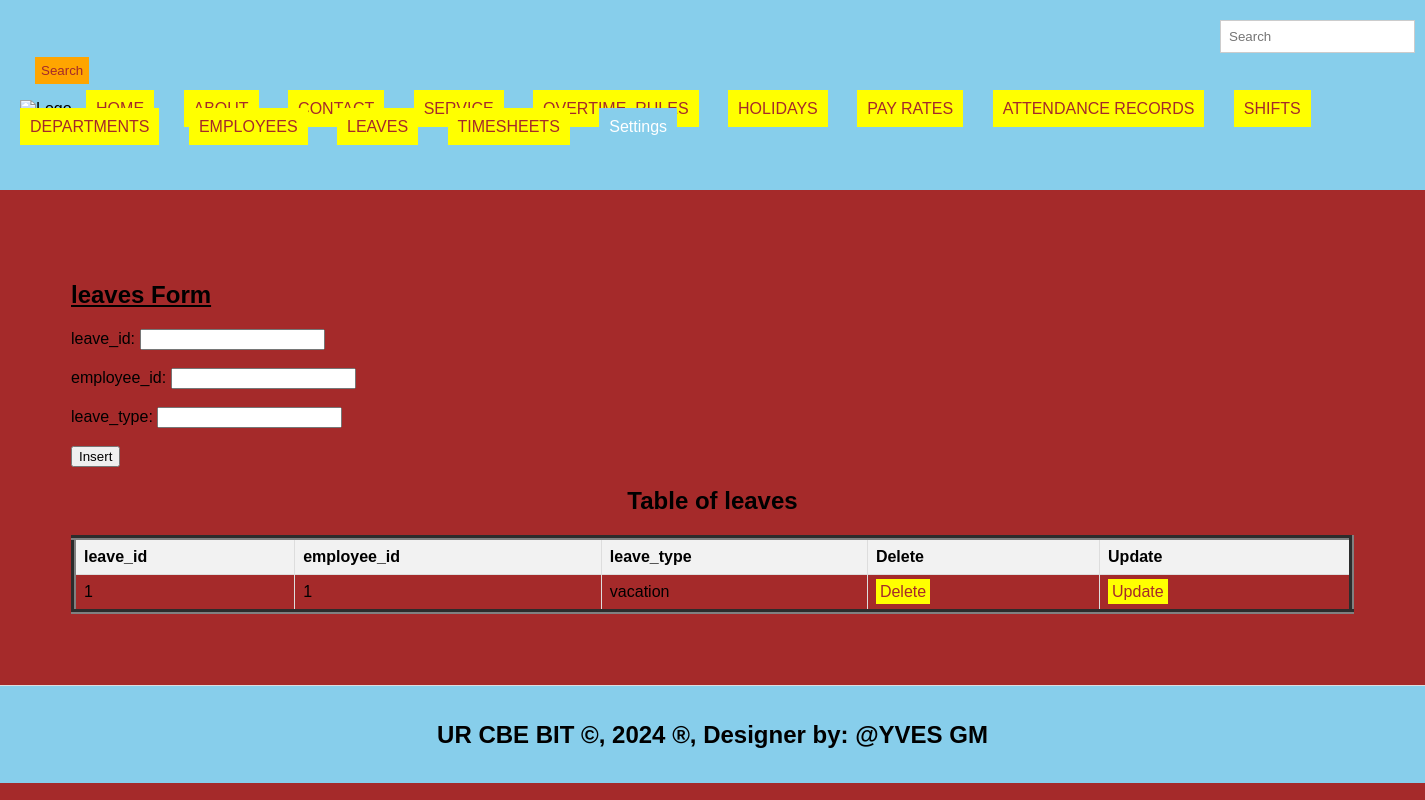
The app's page /leaves.php with its own data.
### tables this page shows
CREATE TABLE `leaves` (
  `leave_id` int(11) NOT NULL,
  `employee_id` int(11) NOT NULL,
  `leave_type` enum('vacation','sick leave','personal leave') NOT NULL
);

### leaves.php (the view, shortened to what this page needs)
<!DOCTYPE html>
<html lang="en">
<head>
  <link rel="stylesheet" type="text/css" href="style.css" title="style 1" media="screen, tv, projection, handheld, print"/>
  </head>
  <header>
<body bgcolor="brown">
  <form class="d-flex" role="search" action="search.php">
      <input class="form-control me-2" type="search" placeholder="Search" aria-label="Search" name="query">
      <button class="btn btn-outline-success" type="submit">Search</button>
    </form>
  <ul style="list-style-type: none; padding: 0;">
    <li style="display: inline; margin-right: 10px;">
  </li>
    <li style="display: inline; margin-right: 10px;"><a href="./home.html">HOME</a>
  </li>
    <li style="display: inline; margin-right: 10px;"><a href="./about.html">ABOUT</a>
  </li>
    <li style="display: inline; margin-right: 10px;"><a href="./contact.html">CONTACT</a>
  </li>
    <li style="display: inline; margin-right: 10px;"><a href="./Service.html">SERVICE</a>
  </li>
    <li style="display: inline; margin-right: 10px;"><a href="./overtime_rules.php">OVERTIME_RULES</a>
  </li>
    <li style="display: inline; margin-right: 10px;"><a href="./holidays.php">HOLIDAYS</a>
  </li>
    <li style="display: inline; margin-right: 10px;"><a href="./pay_rates.php">PAY RATES</a>
  </li>
    <li style="display: inline; margin-right: 10px;"><a href="./attendance_records.php">ATTENDANCE RECORDS</a>
  </li>
    <li style="display: inline; margin-right: 10px;"><a href="./shifts.php">SHIFTS</a>
  </li>
    <li style="display: inline; margin-right: 10px;"><a href="./departments.php">DEPARTMENTS</a>
  </li>
    <li style="display: inline; margin-right: 10px;"><a href="./employees.php">EMPLOYEES</a>
  </li>
  <li style="display: inline; margin-right: 10px;"><a href="./leaves.php">LEAVES</a>
  </li>
  <li style="display: inline; margin-right: 10px;"><a href="./timesheets.php">TIMESHEETS</a>
  </li>
    <li class="dropdown" style="display: inline; margin-right: 10px;">
      <a href="#" style="padding: 10px; color: white; background-color: skyblue; text-decoration: none; margin-right: 15px;">Settings</a>
    </li><br><br>
  </ul>
</header>
<section>
    <h1><u> leaves Form </u></h1>
    <form method="post" onsubmit="return confirmInsert();">
        <label for="lid">leave_id:</label>
        <input type="number" id="lid" name="lid"><br><br>
        <label for="eid">employee_id:</label>
        <input type="number" id="eid" name="eid"><br><br>
        <label for="lt">leave_type:</label>
        <input type="text" id="lt" name="lt" required><br><br>
        <input type="submit" name="add" value="Insert">
    </form>
<!DOCTYPE html>
<html>
<head>
</head>
<body>
    <center><h2>Table of leaves</h2></center>
    <table border="5">
        <tr>
            <th>leave_id</th>
            <th>employee_id</th>
            <th>leave_type</th>
            <th>Delete</th>
            <th>Update</th>
        </tr>
        <?php
      include('database_connection.php');
        $sql = "SELECT * FROM leaves";
        $result = $connection->query($sql);
        if ($result->num_rows > 0) {
            while ($row = $result->fetch_assoc()) {
                $lid = $row['leave_id'];
                echo "<tr>
                    <td>" . $row['leave_id'] . "</td>
                    <td>" . $row['employee_id'] . "</td>
                    <td>" . $row['leave_type'] . "</td>
                    <td><a style='padding:4px' href='delete_leaves.php?leave_id=$lid'>Delete</a></td>
                    <td><a style='padding:4px' href='update_leaves.php?leave_id=$lid'>Update</a></td>
                </tr>";
            }
        } else {
            echo "<tr><td colspan='6'>No data found</td></tr>";
        }
        ?>
    </table>
</body>
    </section>
<footer>
  <center>
    <marquee behavior='alternate'>
    <b><h2>UR CBE BIT &copy, 2024 &reg, Designer by: @YVES GM</h2></b>
  </marquee>
  </center>
</footer>
</body>
</html>

### style.css (style rules this page uses)
body { font-family: Arial, sans-serif; margin: 0; padding: 0; }
.form-control { padding: 8px; margin-left: 4px; border: 1px solid #ccc; }
.btn { padding: 6px; background-color: orange; color: brown; border: none; }
.dropdown { position: relative; display: inline; margin-right: 10px; }
body { font-family: Arial,sans-serif; margin:0; padding:0; }
header { background-color:skyblue; padding: 20px; }
.dropdown { position: right; display:right; direction:rtl; }
section { padding:28px; border-bottom: 1px solid #ddd; }
footer { text-align: center; padding: 15px; background-color:skyblue; }

### leaves.php (style rules this page uses)
a { padding: 10px; color: white; background-color: yellow; text-decoration: none; margin-right: 15px; }
a:link { color: brown; }
button.btn { margin-left: 15px; margin-top: 4px; }
input.form-control { margin-left: 1200px; padding: 8px; }
header { background-color:skyblue; }
section { padding:71px; border-bottom: 1px solid #ddd; }
footer { text-align: center; padding: 15px; background-color:skyblue; }
table { width: 100%; border-collapse: collapse; }
th, td { border: 1px solid #ddd; padding: 8px; text-align: left; }
th { background-color: #f2f2f2; }

### records on screen
leaves: leave_id "1", employee "1", leave_type "vacation"
